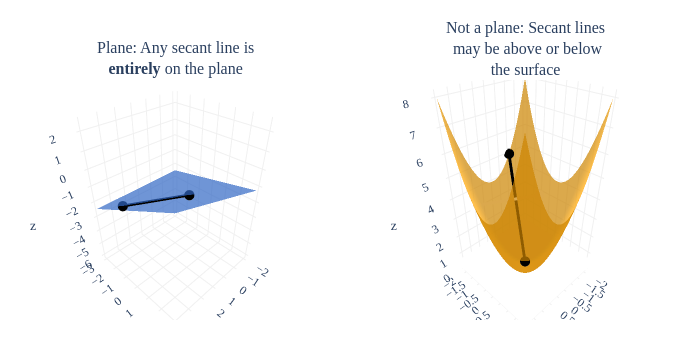

Here is the notebook cell this chart was saved with:
### Markdown cell above
A key property of planes is that they are **flat**. Sure, we know that intuitively, but what does it actually mean?

:::{attention} Planes Contain all Secant Lines
Recall from [Appendix 2](../00_math_foundations/02-derivatives.ipynb) that a **secant line** is a line that connects two points on the graph of a function.

A key property of planes is that **if you pick any two points on the plane, the secant line connecting them is entirely on the plane**. This is true for planes in any $\mathbb{R}^n$, not just planes in $\mathbb{R}^3$.
:::

This property is not true in general for other surfaces.

### Code cell
import numpy as np
import plotly.graph_objects as go

# --- Plot 1: Plane with secant line ---

def plane_z(x, y):
    return (3*x + 4*y - 12)/5

p1 = np.array([1, 1, plane_z(1, 1)])
p2 = np.array([3, -2, plane_z(3, -2)])

xx, yy = np.meshgrid(np.linspace(-2, 4, 20), np.linspace(-3, 3, 20))
zz = plane_z(xx, yy)

plane_trace = go.Surface(
    x=xx, y=yy, z=zz,
    colorscale=[[0, '#3d81f6'], [1, '#3d81f6']],
    opacity=0.7, showscale=False
)

secant_trace = go.Scatter3d(
    x=[p1[0], p2[0]],
    y=[p1[1], p2[1]],
    z=[p1[2], p2[2]],
    mode='lines+markers',
    line=dict(color='black', width=6),
    marker=dict(size=6, color='black'),
    name='Secant Line'
)

fig1 = go.Figure(data=[plane_trace, secant_trace])
fig1.update_layout(
    title="",
    scene=dict(
        xaxis_title='x', yaxis_title='y', zaxis_title='z',
        aspectmode='cube',
        xaxis=dict(
            backgroundcolor='white',
            gridcolor='#f0f0f0',
            zerolinecolor='#f0f0f0'
        ),
        yaxis=dict(
            backgroundcolor='white',
            gridcolor='#f0f0f0',
            zerolinecolor='#f0f0f0'
        ),
        zaxis=dict(
            backgroundcolor='white',
            gridcolor='#f0f0f0',
            zerolinecolor='#f0f0f0'
        ),
    ),
    margin=dict(l=0, r=0, b=0, t=30),
    paper_bgcolor='white',
    plot_bgcolor='white',
    font=dict(family='Palatino, serif')
)

# --- Plot 2: Curved surface with secant line ---

def surf_z(x, y):
    return x**2 + y**2

q1 = np.array([1, 1, surf_z(1, 1)])
q2 = np.array([-1, -2, surf_z(-1, -2)])

xx2, yy2 = np.meshgrid(np.linspace(-2, 2, 40), np.linspace(-2, 2, 40))
zz2 = surf_z(xx2, yy2)

surf_trace = go.Surface(
    x=xx2, y=yy2, z=zz2,
    colorscale=[[0, 'orange'], [1, 'orange']],
    opacity=0.7, showscale=False
)

secant_trace2 = go.Scatter3d(
    x=[q1[0], q2[0]],
    y=[q1[1], q2[1]],
    z=[q1[2], q2[2]],
    mode='lines+markers',
    line=dict(color='black', width=6),
    marker=dict(size=6, color='black'),
    name='Secant Line'
)

fig2 = go.Figure(data=[surf_trace, secant_trace2])
fig2.update_layout(
    title="Not a plane: Secant lines may be above or below the surface",
    scene=dict(
        xaxis_title='x', yaxis_title='y', zaxis_title='z',
        aspectmode='cube',
        xaxis=dict(
            backgroundcolor='white',
            gridcolor='#f0f0f0',
            zerolinecolor='#f0f0f0'
        ),
        yaxis=dict(
            backgroundcolor='white',
            gridcolor='#f0f0f0',
            zerolinecolor='#f0f0f0'
        ),
        zaxis=dict(
            backgroundcolor='white',
            gridcolor='#f0f0f0',
            zerolinecolor='#f0f0f0',
        ),
    ),
    margin=dict(l=0, r=0, b=0, t=30),
    paper_bgcolor='white',
    plot_bgcolor='white',
    font=dict(family='Palatino, serif')
)

from plotly.subplots import make_subplots

fig = make_subplots(
    rows=1, cols=2,
    specs=[[{'type': 'scene'}, {'type': 'scene'}]],
    subplot_titles=("Plane: Any secant line is<br><b>entirely</b> on the plane", "Not a plane: Secant lines<br> may be above or below<br>the surface"),
    horizontal_spacing=0
)

for trace in fig1.data:
    fig.add_trace(trace, row=1, col=1)
for trace in fig2.data:
    fig.add_trace(trace, row=1, col=2)

fig.update_layout(
    height=350, width=700,
    showlegend=False,
    margin=dict(l=0, r=0, b=30, t=80),
    paper_bgcolor='white',
    plot_bgcolor='white',
    font=dict(family='Palatino, serif')
)

# Update both scenes for grid and background
fig.update_scenes(
    xaxis=dict(
        backgroundcolor='white',
        gridcolor='#f0f0f0',
        zerolinecolor='#f0f0f0'
    ),
    yaxis=dict(
        backgroundcolor='white',
        gridcolor='#f0f0f0',
        zerolinecolor='#f0f0f0'
    ),
    zaxis=dict(
        backgroundcolor='white',
        gridcolor='#f0f0f0',
        zerolinecolor='#f0f0f0',
    )
)

fig.show()

### Figure 1 — Plotly figure (JSON) as saved in the notebook; plotly's stock layout.template omitted (floating-point values rounded to 4 significant figures; data arrays with more than 128 entries replaced by an {"elided": "..."} marker saying what was removed)
{"data": [{"colorscale": [[0, "#3d81f6"], [1, "#3d81f6"]], "opacity": 0.7, "scene": "scene", "showscale": false, "type": "surface", "x": {"elided": "20x20 float values"}, "y": {"elided": "20x20 float values"}, "z": {"elided": "20x20 float values"}}, {"line": {"color": "black", "width": 6}, "marker": {"color": "black", "size": 6}, "mode": "lines+markers", "name": "Secant Line", "scene": "scene", "type": "scatter3d", "x": [1, 3], "y": [1, -2], "z": [-1, -2.2]}, {"colorscale": [[0, "orange"], [1, "orange"]], "opacity": 0.7, "scene": "scene2", "showscale": false, "type": "surface", "x": {"elided": "40x40 float values"}, "y": {"elided": "40x40 float values"}, "z": {"elided": "40x40 float values"}}, {"line": {"color": "black", "width": 6}, "marker": {"color": "black", "size": 6}, "mode": "lines+markers", "name": "Secant Line", "scene": "scene2", "type": "scatter3d", "x": [1, -1], "y": [1, -2], "z": [2, 5]}], "layout": {"annotations": [{"font": {"size": 16}, "showarrow": false, "text": "Plane: Any secant line is<br><b>entirely</b> on the plane", "x": 0.25, "xanchor": "center", "xref": "paper", "y": 1, "yanchor": "bottom", "yref": "paper"}, {"font": {"size": 16}, "showarrow": false, "text": "Not a plane: Secant lines<br> may be above or below<br>the surface", "x": 0.75, "xanchor": "center", "xref": "paper", "y": 1, "yanchor": "bottom", "yref": "paper"}], "font": {"family": "Palatino, serif"}, "height": 350, "margin": {"b": 30, "l": 0, "r": 0, "t": 80}, "paper_bgcolor": "white", "plot_bgcolor": "white", "scene": {"domain": {"x": [0, 0.5], "y": [0, 1]}, "xaxis": {"backgroundcolor": "white", "gridcolor": "#f0f0f0", "zerolinecolor": "#f0f0f0"}, "yaxis": {"backgroundcolor": "white", "gridcolor": "#f0f0f0", "zerolinecolor": "#f0f0f0"}, "zaxis": {"backgroundcolor": "white", "gridcolor": "#f0f0f0", "zerolinecolor": "#f0f0f0"}}, "scene2": {"domain": {"x": [0.5, 1], "y": [0, 1]}, "xaxis": {"backgroundcolor": "white", "gridcolor": "#f0f0f0", "zerolinecolor": "#f0f0f0"}, "yaxis": {"backgroundcolor": "white", "gridcolor": "#f0f0f0", "zerolinecolor": "#f0f0f0"}, "zaxis": {"backgroundcolor": "white", "gridcolor": "#f0f0f0", "zerolinecolor": "#f0f0f0"}}, "showlegend": false, "width": 700}}
